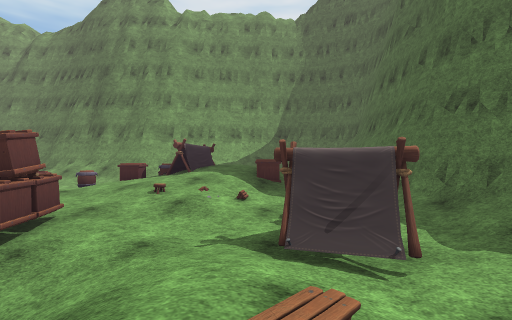
view 1 (above)

19 first-person views from a walk through a Unity game level. The camera is 1.4 m above the floor, looks level and sees 85° across. The floor is counted in squares, 2 m on a side. Each view is taken from the middle of a square. On the plan, view 1 faces up. The plan holds only what a view shows up to about 9 squares ahead; the rest is blank. The place goes on beyond the plan. The player is left out. Some animated figures are left out. Some surface patterns are stand-ins.

view 2
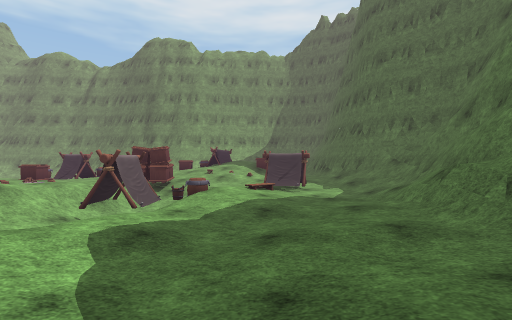

view 3
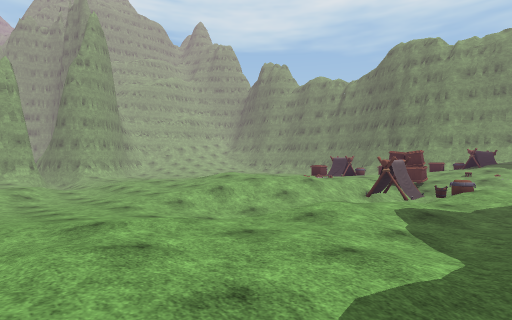

view 4
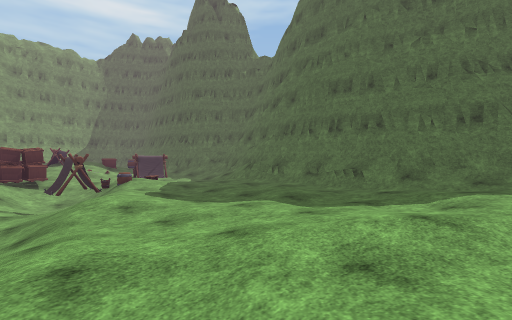

view 5
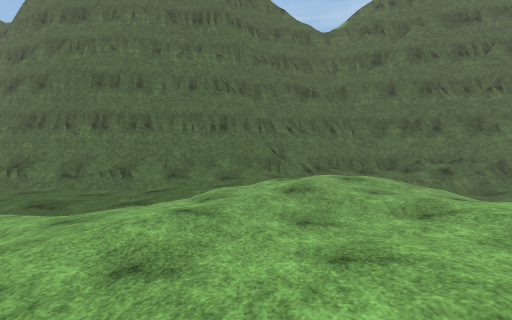

view 6
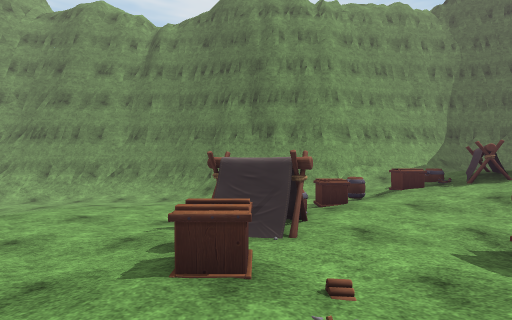

view 7
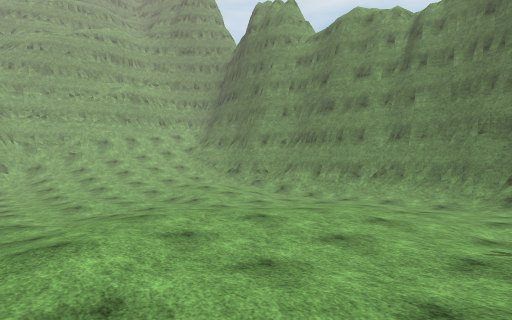

view 8
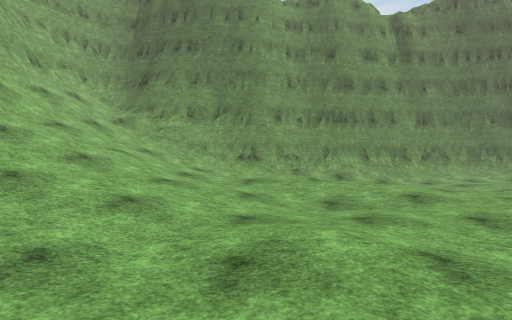

view 9
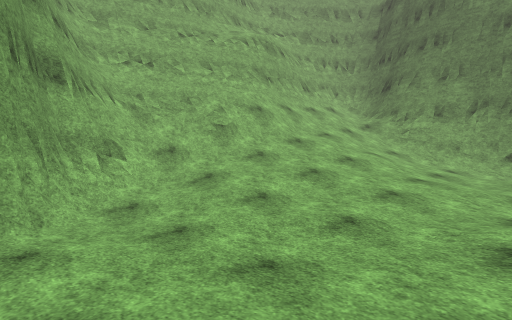

view 10
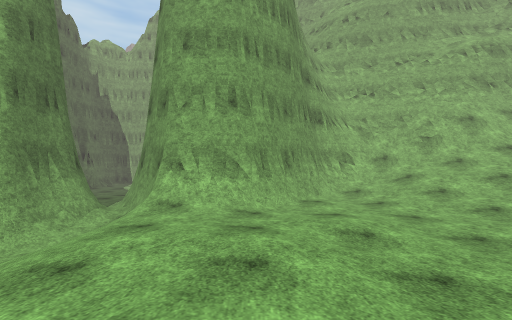

view 11
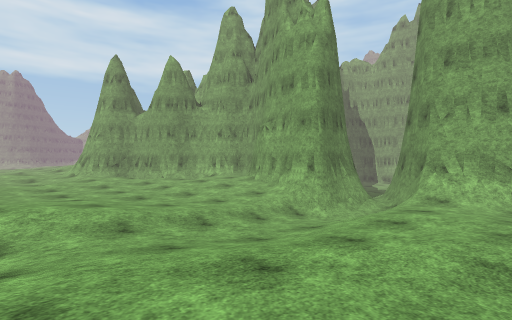

view 12
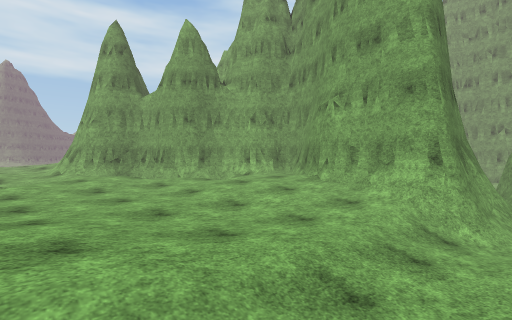

view 13
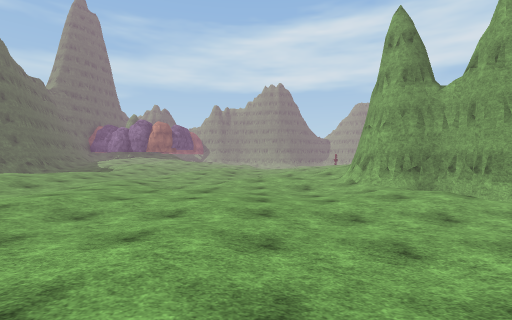

view 14
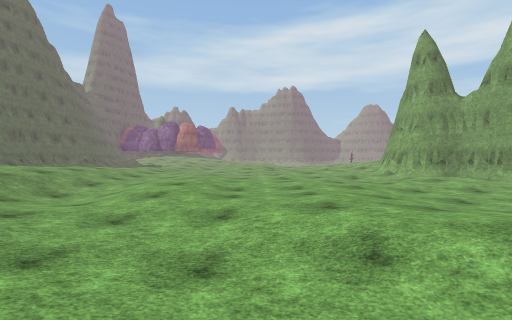

view 15
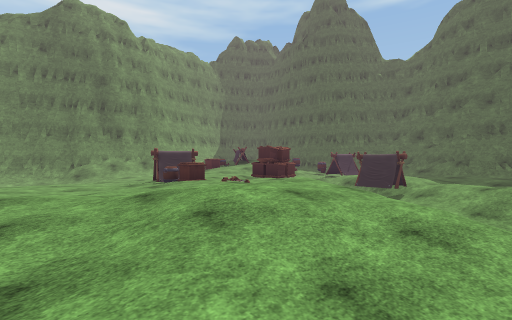

view 16
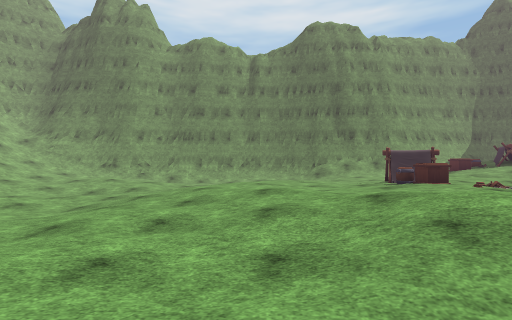

view 17
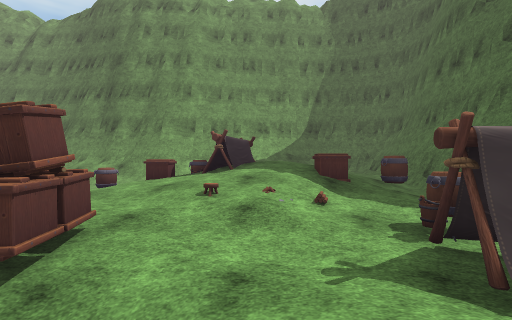

view 18
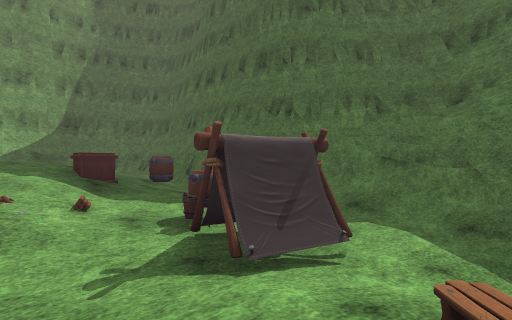

view 19
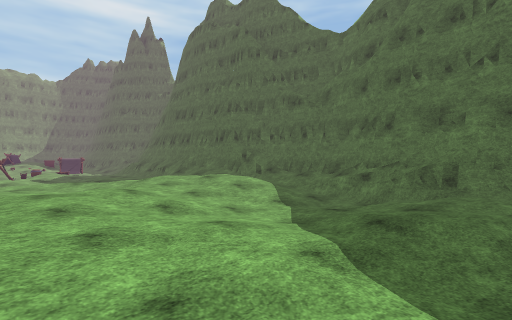

### Floor plan
Key: @ floor where view 1 was taken; # wall or solid block; . main floor; : floor 0.25 m higher than the main floor; - floor 0.25 m lower than the main floor; + floor 0.5 m higher than the main floor; _ floor 0.5 m lower than the main floor; * floor 0.75 m higher than the main floor; < floor 0.75 m lower than the main floor; % floor 1 m higher than the main floor; ( floor 1 m lower than the main floor; & floor 1.25 m higher than the main floor; $ floor 1.5 m higher than the main floor; / step, stairs or slope; = window, fence, low wall or low ledge; B barrel; A box; T tent; U bucket; O other object.
Columns run from 22 left of view 1 to 5 right of it. Each row starts with its distance up from view 1.
 10 ######################//###
  9 #///####///-.-///////&  %#
  8 #/////.  ---....::+*/$  %#
  7 #////+::..--...:::BABT$%*#
  6 #////:.:....:::::A*%TTA/+#
  5 #////:.--...++::/O**%%/B+#
  4 #/////----.++:++BT+++/+B+##
  3 #///.-..-.:++:++A++A:::TU/##
  2 #=//------:++++***////+/:/##
  1 ##/__---..::+*****/<//*:./#
  0  ##/----....+*%%%//<TB@::/#
 -1   ##/-....:.:+%%*/--/::://#
 -2    ##.....::::++//_/+::+//#
 -3   ###//--..::..:/__/+:::+##
 -4   #//((<<_---....-/::::++##
 -5   ####////--__-.../::+:++##
 -6     ##---..:/--...+++++++##
 -7     #/.--.....--.:+++*+**/##
 -8    ##:......:.....+*++%%%%##
 -9    #:::.........--/*++%%%%/#
-10    ##/:........:.-/****%%*/#
-11     ##/::...::::../%%%+*%+/#
-12      ## :......:..+%%*+:/:/#
-13       ##/......:..+**+::./##
-14        ##::....:..+**+::+/#
-15         #:+:..-:::+++++**/#
-16                    ++::/*/#

Where each view was taken, in squares from view 1:
view 1: 0 up, 0 right, facing up
view 2: 5 down, 0 right, facing up
view 3: 7 down, 0 right, facing up-left
view 4: 8 down, 4 left, facing up-right
view 5: 8 down, 4 left, facing right
view 6: 1 up, 6 left, facing up
view 7: 1 up, 7 left, facing up-left
view 8: 1 up, 16 left, facing up
view 9: 0 up, 16 left, facing up-left
view 10: 1 down, 13 left, facing left
view 11: 1 down, 11 left, facing down-left
view 12: 4 down, 12 left, facing down-left
view 13: 6 down, 11 left, facing down
view 14: 4 down, 9 left, facing down
view 15: 3 down, 10 left, facing up-right
view 16: 3 down, 10 left, facing up
view 17: 1 up, 1 left, facing up
view 18: 1 up, 1 left, facing up-right
view 19: 16 down, 3 left, facing up-right
